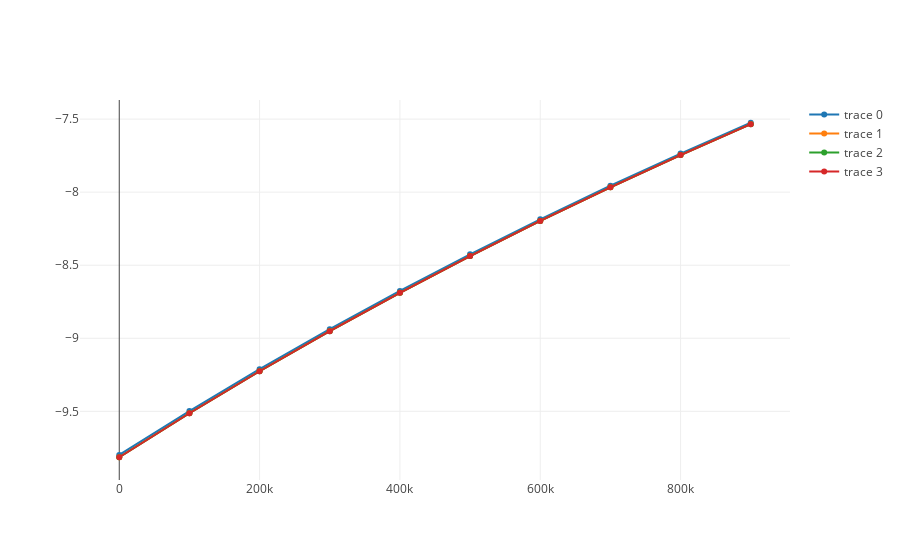

The code cell stored with this chart in its notebook:
### Code cell
plot_data = [
    go.Scatter(
        x = field_df['$altitude [m]$'],
        y = field_df['$g_x$']
    )
    for field_df in field_dfs
]

iplot(plot_data)

### Figure 1 — Plotly figure (JSON) as saved in the notebook; plotly's stock layout.template omitted (floating-point values rounded to 4 significant figures)
{"data": [{"type": "scatter", "uid": "02d2fa3e-7dee-471c-93bb-3264f4f90c76", "x": [0, 100000, 200000, 300000, 400000, 500000, 600000, 700000, 800000, 900000], "y": [-9.798, -9.498, -9.212, -8.938, -8.676, -8.426, -8.186, -7.956, -7.736, -7.525]}, {"type": "scatter", "uid": "28797de2-379b-4225-a45e-b0a590679a74", "x": [0, 100000, 200000, 300000, 400000, 500000, 600000, 700000, 800000, 900000], "y": [-9.814, -9.513, -9.226, -8.951, -8.688, -8.437, -8.197, -7.967, -7.746, -7.534]}, {"type": "scatter", "uid": "46eb1a5b-12d2-45a3-81a5-e51a83fcf389", "x": [0, 100000, 200000, 300000, 400000, 500000, 600000, 700000, 800000, 900000], "y": [-9.814, -9.513, -9.226, -8.951, -8.689, -8.437, -8.197, -7.967, -7.746, -7.534]}, {"type": "scatter", "uid": "a1818954-69de-4540-a4a9-31cd5ac20e5e", "x": [0, 100000, 200000, 300000, 400000, 500000, 600000, 700000, 800000, 900000], "y": [-9.814, -9.513, -9.226, -8.951, -8.689, -8.437, -8.197, -7.967, -7.746, -7.534]}], "layout": {"autosize": true, "xaxis": {"autorange": true, "range": [-52230.0, 952200.0], "type": "linear"}, "yaxis": {"autorange": true, "range": [-9.982, -7.357], "type": "linear"}}}
